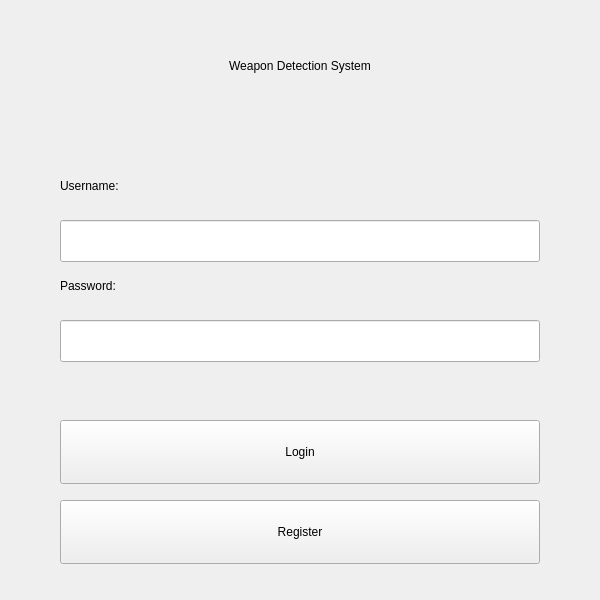
<?xml version="1.0" encoding="UTF-8"?>
<ui version="4.0">
 <class>MainWindow</class>
 <widget class="QMainWindow" name="MainWindow">
  <property name="geometry">
   <rect>
    <x>0</x>
    <y>0</y>
    <width>600</width>
    <height>600</height>
   </rect>
  </property>
  <property name="minimumSize">
   <size>
    <width>600</width>
    <height>600</height>
   </size>
  </property>
  <property name="maximumSize">
   <size>
    <width>600</width>
    <height>600</height>
   </size>
  </property>
  <property name="windowTitle">
   <string>Weapon Detection System</string>
  </property>
  <widget class="QWidget" name="centralwidget">
   <property name="enabled">
    <bool>true</bool>
   </property>
   <property name="minimumSize">
    <size>
     <width>0</width>
     <height>0</height>
    </size>
   </property>
   <property name="maximumSize">
    <size>
     <width>800</width>
     <height>800</height>
    </size>
   </property>
   <widget class="QLabel" name="label_weapon_detection">
    <property name="geometry">
     <rect>
      <x>100</x>
      <y>50</y>
      <width>400</width>
      <height>32</height>
     </rect>
    </property>
    <property name="text">
     <string>Weapon Detection System</string>
    </property>
    <property name="alignment">
     <set>Qt::AlignCenter</set>
    </property>
    <property name="wordWrap">
     <bool>false</bool>
    </property>
   </widget>
   <widget class="QPushButton" name="register_button">
    <property name="geometry">
     <rect>
      <x>60</x>
      <y>500</y>
      <width>480</width>
      <height>64</height>
     </rect>
    </property>
    <property name="text">
     <string>Register</string>
    </property>
   </widget>
   <widget class="QPushButton" name="login_button">
    <property name="geometry">
     <rect>
      <x>60</x>
      <y>420</y>
      <width>480</width>
      <height>64</height>
     </rect>
    </property>
    <property name="text">
     <string>Login</string>
    </property>
   </widget>
   <widget class="QLabel" name="label_password">
    <property name="geometry">
     <rect>
      <x>60</x>
      <y>270</y>
      <width>128</width>
      <height>32</height>
     </rect>
    </property>
    <property name="text">
     <string>Password:</string>
    </property>
   </widget>
   <widget class="QLineEdit" name="password_input">
    <property name="geometry">
     <rect>
      <x>60</x>
      <y>320</y>
      <width>480</width>
      <height>42</height>
     </rect>
    </property>
    <property name="echoMode">
     <enum>QLineEdit::Password</enum>
    </property>
   </widget>
   <widget class="QLabel" name="label_username">
    <property name="geometry">
     <rect>
      <x>60</x>
      <y>170</y>
      <width>132</width>
      <height>32</height>
     </rect>
    </property>
    <property name="sizePolicy">
     <sizepolicy hsizetype="Fixed" vsizetype="Preferred">
      <horstretch>0</horstretch>
      <verstretch>0</verstretch>
     </sizepolicy>
    </property>
    <property name="text">
     <string>Username:</string>
    </property>
   </widget>
   <widget class="QLineEdit" name="username_input">
    <property name="geometry">
     <rect>
      <x>60</x>
      <y>220</y>
      <width>480</width>
      <height>42</height>
     </rect>
    </property>
    <property name="sizePolicy">
     <sizepolicy hsizetype="Expanding" vsizetype="Fixed">
      <horstretch>0</horstretch>
      <verstretch>0</verstretch>
     </sizepolicy>
    </property>
   </widget>
  </widget>
 </widget>
 <resources/>
 <connections/>
</ui>
